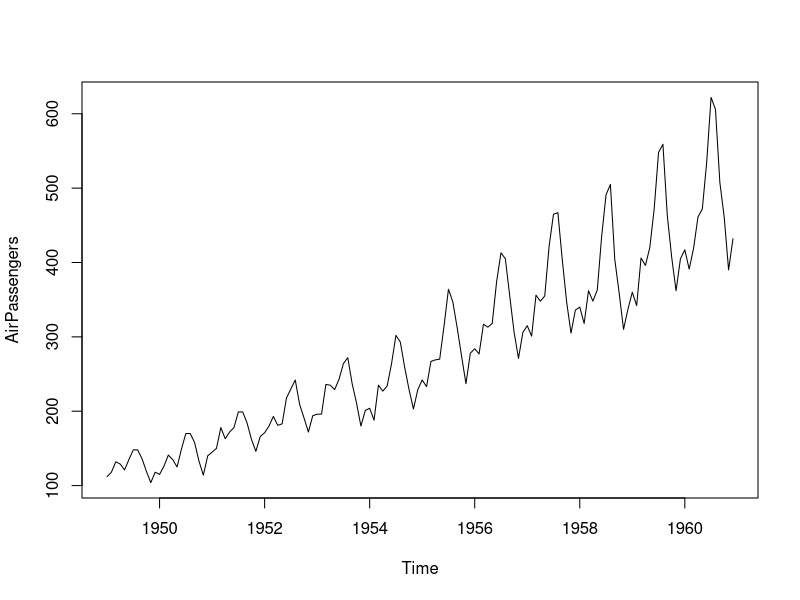
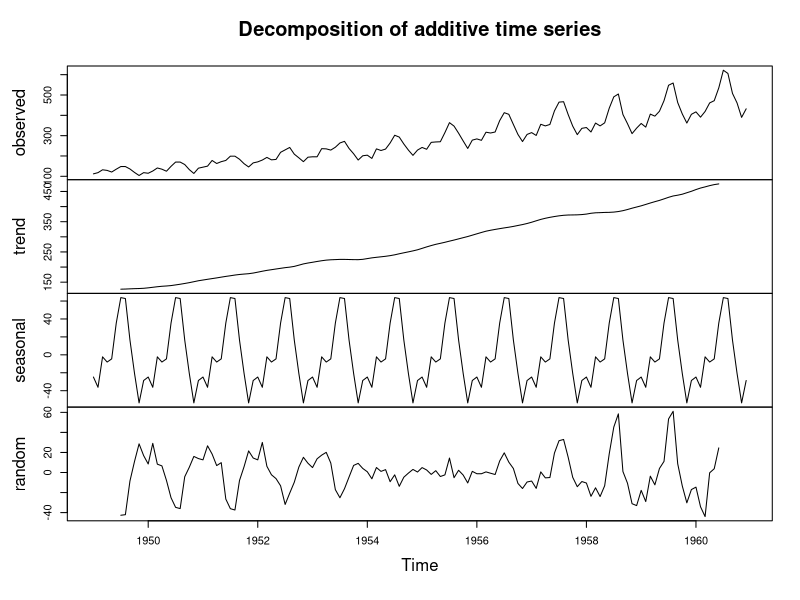
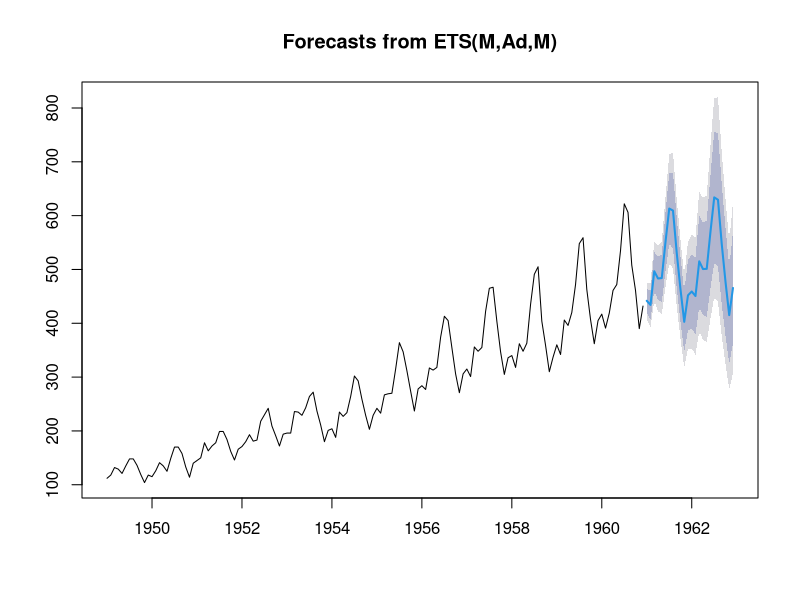
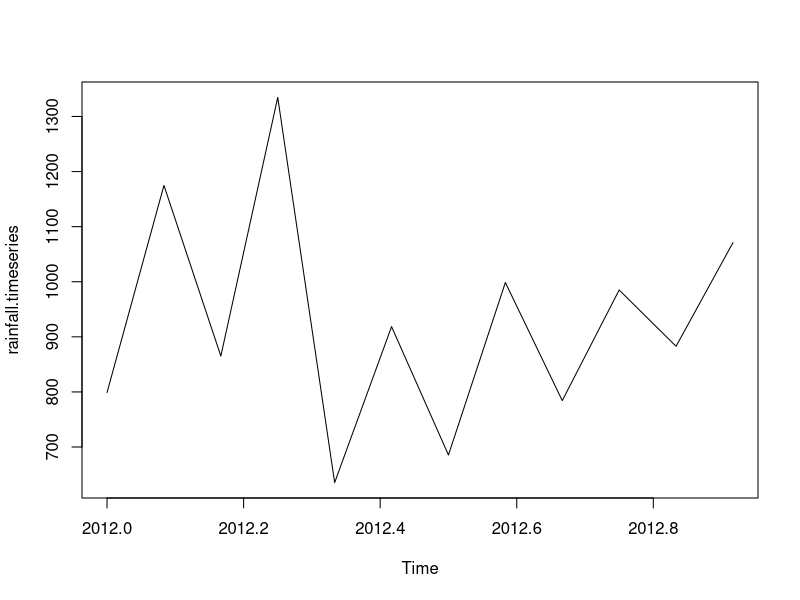
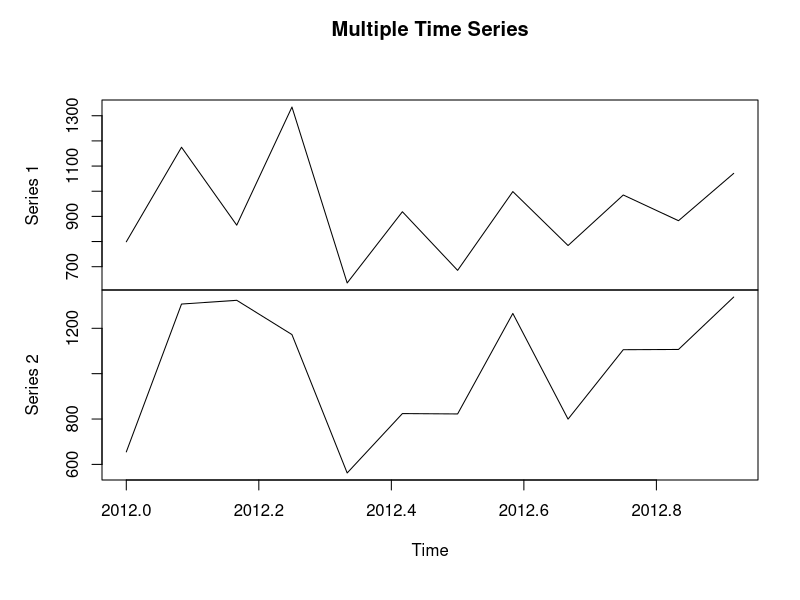
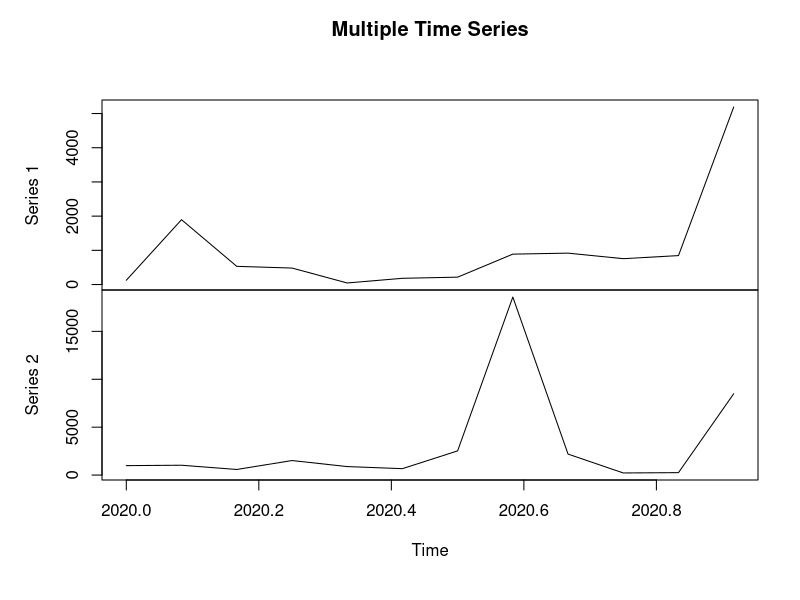

These charts were generated, in order, by the following R code: (Note: this script raises an error after producing the figures.)
# Get the data points in form of a R vector.
rainfall <- c(799,1174.8,865.1,1334.6,635.4,918.5,685.5,998.6,784.2,985,882.8,1071)

# Convert it to a time series object.
rainfall.timeseries <- ts(rainfall,start = c(2012,1),frequency = 12)

# Print the timeseries data.
print(rainfall.timeseries)

# Give the chart file a name.
png(file = "rainfall.png")

# Plot a graph of the time series.
plot(rainfall.timeseries)

# Save the file.
dev.off()



# Get the data points in form of a R vector.
rainfall1 <- c(799,1174.8,865.1,1334.6,635.4,918.5,685.5,998.6,784.2,985,882.8,1071)
rainfall2 <- 
  c(655,1306.9,1323.4,1172.2,562.2,824,822.4,1265.5,799.6,1105.6,1106.7,1337.8)

# Convert them to a matrix.
combined.rainfall <-  matrix(c(rainfall1,rainfall2),nrow = 12)

# Convert it to a time series object.
rainfall.timeseries <- ts(combined.rainfall,start = c(2012,1),frequency = 12)

# Print the timeseries data.
print(rainfall.timeseries)

# Give the chart file a name.
png(file = "rainfall_combined.png")

# Plot a graph of the time series.
plot(rainfall.timeseries, main = "Multiple Time Series")

# Save the file.
dev.off()


EDraids2020<-c(125.0,1895.8,532.2,481.8,45.9,182.0,215.9,889,918,756,846.02,5189.89)
EDraids2022<-c(985,1025.85,582.78,1514.99,885.52,668,2524.0,18584.8,2186.7,218.5,252.5,8489)

combined.EDraids2020 <-  matrix(c(EDraids2020,EDraids2022),nrow = 12)

# Convert it to a time series object.
EDraids2020.timeseries <- ts(combined.EDraids2020,start = c(2020,1),frequency = 12)

# Print the timeseries data.
print(EDraids2020.timeseries)

# Give the chart file a name.
png(file = "ed1.png")

# Plot a graph of the time series.
plot(EDraids2020.timeseries, main = "Multiple Time Series")

# Save the file.
dev.off()

#####################################################3

# Load the dataset
data("AirPassengers")
# Print the first few rows
print(head(AirPassengers))
# Check the structure
str(AirPassengers)
# Plot the dataset
plot(AirPassengers)
# Decompose the time series data
decomposed <- decompose(AirPassengers)

# Plot the decomposed data
plot(decomposed)
# Install the 'forecast' package
install.packages('forecast')
# Load the 'forecast' package
library(forecast)
# Forecast future data
forecast_data <- forecast(AirPassengers, h = 24)
#Plot the forecasted data
plot(forecast_data)

start(AirPassengers)

end(AirPassengers)

cycle(AirPassenger)

AirPassengers.timeseries <- ts(AirPassengers,start = c(1960,1),frequency = 12)
print(AirPassengers.timeseries)
png(file = "AirPassengers.png")
plot(AirPassengers.timeseries)
dev.off()

library(datasets)
View(AirPassengers)

timeseries <- ts(AirPassengers,start = c(2012,1),frequency = 12)
print(timeseries)
png(file = "timeseries.png")
plot(timeseries, main = "Time Series")
dev.off()

timeseries1 <- ts(AirPassengers,start = c(2012,1),frequency = 4)
print(timeseries1)
png(file = "timeseries1.png")
plot(timeseries1, main = "Time Series")
dev.off()

timeseries2 <- ts(AirPassengers,start = c(2012,1),frequency = 6)
print(timeseries2)
png(file = "timeseries2.png")
plot(timeseries2, main = "Time Series")
dev.off()

timeseries3 <- ts(AirPassengers,start = c(2012,1),frequency = 24*6)
print(timeseries3)
png(file = "timeseries3.png")
plot(timeseries3, main = "Time Series")
dev.off()

start(AirPassengers)
end(AirPassengers)
cycle(AirPassengers)


################################################

####logistics regression

# Select some columns form mtcars.
input <- mtcars[,c("am","cyl","hp","wt")]

print(head(input))
input <- mtcars[,c("am","cyl","hp","wt")]

am.data = glm(formula = am ~ cyl + hp + wt, data = input, family = binomial)

print(summary(am.data))

relation<-glm(input)
a<-data.frame(cyl=0.2582,hp=184,wt=4.856)
results<-predict(relation,a)
print(results)


      